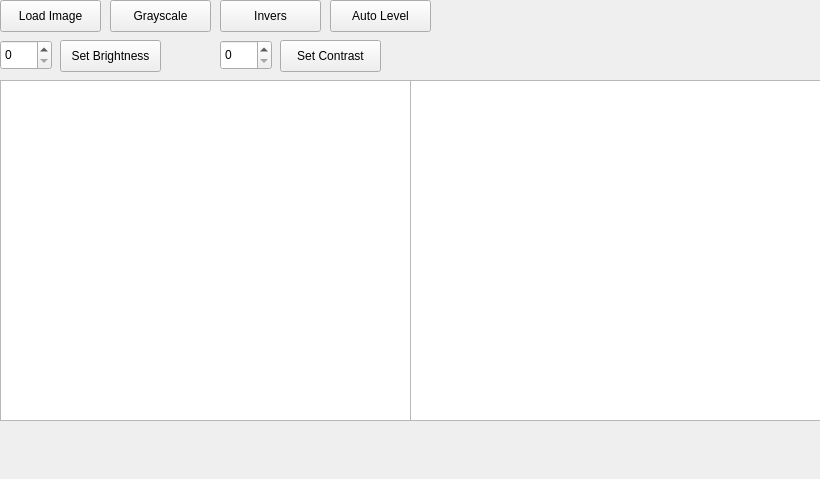
<?xml version="1.0" encoding="UTF-8"?>
<ui version="4.0">
 <class>MainWindow</class>
 <widget class="QMainWindow" name="MainWindow">
  <property name="geometry">
   <rect>
    <x>0</x>
    <y>0</y>
    <width>820</width>
    <height>479</height>
   </rect>
  </property>
  <property name="windowTitle">
   <string>MainWindow</string>
  </property>
  <widget class="QWidget" name="centralwidget">
   <widget class="QGraphicsView" name="graphicsView">
    <property name="geometry">
     <rect>
      <x>0</x>
      <y>80</y>
      <width>411</width>
      <height>341</height>
     </rect>
    </property>
   </widget>
   <widget class="QGraphicsView" name="graphicsView_2">
    <property name="geometry">
     <rect>
      <x>410</x>
      <y>80</y>
      <width>411</width>
      <height>341</height>
     </rect>
    </property>
   </widget>
   <widget class="QPushButton" name="set_brightness">
    <property name="geometry">
     <rect>
      <x>60</x>
      <y>40</y>
      <width>101</width>
      <height>32</height>
     </rect>
    </property>
    <property name="text">
     <string>Set Brightness</string>
    </property>
   </widget>
   <widget class="QPushButton" name="set_contrast">
    <property name="geometry">
     <rect>
      <x>280</x>
      <y>40</y>
      <width>101</width>
      <height>32</height>
     </rect>
    </property>
    <property name="text">
     <string>Set Contrast</string>
    </property>
   </widget>
   <widget class="QPushButton" name="grayscale">
    <property name="geometry">
     <rect>
      <x>110</x>
      <y>0</y>
      <width>101</width>
      <height>32</height>
     </rect>
    </property>
    <property name="text">
     <string>Grayscale</string>
    </property>
   </widget>
   <widget class="QPushButton" name="invers">
    <property name="geometry">
     <rect>
      <x>220</x>
      <y>0</y>
      <width>101</width>
      <height>32</height>
     </rect>
    </property>
    <property name="text">
     <string>Invers</string>
    </property>
   </widget>
   <widget class="QPushButton" name="auto_level">
    <property name="geometry">
     <rect>
      <x>330</x>
      <y>0</y>
      <width>101</width>
      <height>32</height>
     </rect>
    </property>
    <property name="text">
     <string>Auto Level</string>
    </property>
   </widget>
   <widget class="QPushButton" name="load_image">
    <property name="geometry">
     <rect>
      <x>0</x>
      <y>0</y>
      <width>101</width>
      <height>32</height>
     </rect>
    </property>
    <property name="text">
     <string>Load Image</string>
    </property>
   </widget>
   <widget class="QSpinBox" name="spinBox">
    <property name="geometry">
     <rect>
      <x>0</x>
      <y>40</y>
      <width>52</width>
      <height>30</height>
     </rect>
    </property>
   </widget>
   <widget class="QSpinBox" name="spinBox_2">
    <property name="geometry">
     <rect>
      <x>220</x>
      <y>40</y>
      <width>52</width>
      <height>30</height>
     </rect>
    </property>
   </widget>
  </widget>
  <action name="actionLoad">
   <property name="text">
    <string>Load</string>
   </property>
  </action>
  <action name="actionGrayscale">
   <property name="text">
    <string>Grayscale</string>
   </property>
  </action>
 </widget>
 <resources/>
 <connections/>
</ui>
